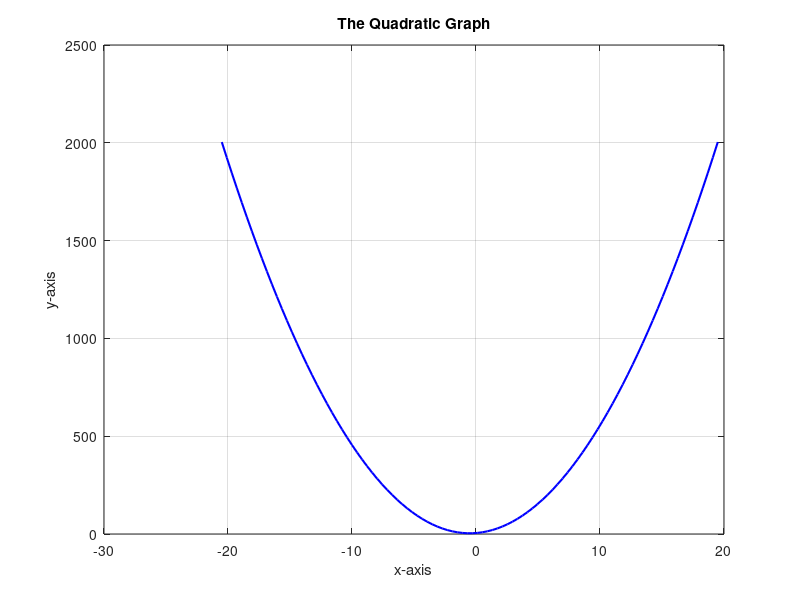

Write the MATLAB code that produced this figure. (Note: this script raises an error after producing the figure.)
clear
clc;
clf; % clears figure/graph

fprintf("Hello, this is the quadratic equation program. \n"); 
while true 
    Value_Astr = input( "The input, for A cannot be zero: ", 's'); %Takes the input
    Value_A = str2double(Value_Astr); %Then converts string to a number
     
    %Error Check
    if isempty(Value_Astr) 
        disp('input cannot be empty.');
    elseif isnan(Value_A)
        disp('This is not a number.'); 
    elseif Value_A == 0  
        disp('A must not be zero!') 
    elseif ~isreal(Value_A)
        disp('A must be a real number please!'); 
    elseif isinf(Value_A)
        disp('A must be a finate number.'); 
    else 
        break % Break, exits the loop only if the input is valid
    end

end

fprintf("A accepted: %g\n", Value_A);%g is a notation here after geti9ng the input we print the persons input for a and accept it 

%Value B input and error check
while true
    Value_Bstr = input("Input the value for B: ", 's');
    Value_B = str2double(Value_Bstr);
    
    %Error Check
    if isempty(Value_Bstr)
        disp('B cannot be empty!!');
    
    elseif isnan(Value_B)
        disp('There must be a number! Please go again');
    
    elseif ~isreal(Value_B)
        disp('B needs to be a real number');
    
    elseif isinf(Value_B)
        disp('B must be finite!'); 
    else 
        break
    end
end

fprintf("B accepted: %g\n", Value_B);

%Value C input and error check
while true
    Value_Cstr = input("Finally, input C: ", 's');
    Value_C = str2double(Value_Cstr);
    
    %Error Check
    if isempty(Value_Cstr)
        disp('C cannot be empty!');
    
    elseif isnan(Value_C)
        disp('C must be a number!');
    
    elseif ~isreal(Value_C)
        disp('C must be a real number');
    
    elseif isinf(Value_C)
        disp('C must be a finite number.'); 
    else 
        break
    end
end

fprintf("C accepted: %g\n", Value_C);

% Discriminant Equation
D = Value_B^2 - (4 *Value_A * Value_C);
fprintf("Discriminant = %.2f \n",D); %2f is in a floating point form but once diaplyed it is shown as a number at 2 decimal points.

% Roots: Quadratic equation
if D > 0
    % Calcualtes the 2 roots if they are real
    x1 = (-Value_B + sqrt(Value_B^2 - (4 * Value_A * Value_C))) / (2 * Value_A); % Quadratic formula
    x2 = (-Value_B - sqrt(Value_B^2 - (4 * Value_A * Value_C))) / (2 * Value_A);
    fprintf("2 real roots\n");
    fprintf("The 2 roots are: (%.f) and (%.2f)\n", x1, x2) % Displays 2 roots in there decimal form one at 1 decimal place other 2 decimal place

elseif D == 0
    % Calcualtes only one repeated root
    x1 = -Value_B / (2 * Value_A);                                                                                                                                                                              
    fprintf("Only 1 repated root which = (%.2f) \n",x1)

else 
    fprintf("There are no real roots.\n");
end 

%turning point equation
x_rotate = -Value_B / (2 * Value_A);
y_rotate = (Value_A * x_rotate^2 + Value_B * x_rotate + Value_C); %This is the vertex of the quadratic equation 
fprintf("The Turning point, is around: (%.1f, %.3f)\n", x_rotate, y_rotate); % It prints one of the turning poitns to 1 and the other to 3 decimal places.

% limits-axis for the Quadratic Graph
if D >= 0 % This, choses the right x limits based on the inputs x1 and x2 entered and x_rotate number when solved.   
    x_value = linspace(min(x1, x2) - 20, max(x1, x2) + 20); % Roots
else
    x_value = linspace(x_rotate - 20, x_rotate + 20); %turning point 
end 

% The same as y_rotate but for the y limits as well.
y_value = (Value_A * x_value.^2 + Value_B * x_value + Value_C);


% Plots the Quadratic graph/curve
Legend_curve = plot(x_value, y_value, 'b', 'Linewidth', 1.5); % Saves the value to help us with legend later
grid on
title('The Quadratic Graph')
xlabel('x-axis') 
ylabel('y-axis') 

% adds the x and y axes lines on graph which equal to 0 
yline(0, 'Linewidth', 2); % plots the axisas y = o and x = 0 and also chose how thick the lines will be as well.
xline(0, 'LineWidth', 2);

hold on
%plots the turning point
Legend_turn = plot(x_rotate, y_rotate, 'go', 'MarkerFaceColor', 'g'); % plots the turning point and fills the point with the colour green.

%plots the roots onto graph/figure only if they are real
if D >= 0    
    Legend_root1 = plot(x1, 0, 'co', 'MarkerFaceColor', 'c'); % I set it to value legend_root1 to help later withthe legend

if D > 0
    Legend_root2 = plot(x2, 0, 'ro', 'MarkerFaceColor', 'r');
end

end

hold off   

%Quadratic Parabola Legend 
if D > 0 % This for 2 real roots and turning point
    TPL1 = sprintf('Turning Point = (%.f, %.3f)', x_rotate, y_rotate); % Allows to put on the legend the cordinates on the roots and truning point
    Root_L1 = sprintf('Root 1 = (%.2f, 0)', x1); % root is displyed at 2 decimal places
    Root_L2 = sprintf('Root 2 = (%.2f, 0)', x2); % root is displyed at 2 decimal places
    legend([Legend_curve, Legend_turn, Legend_root1, Legend_root2],{'Quadratic Parabola', TPL1, Root_L1, Root_L2}, ...
        'Location', 'best');% This code makes the legend uses L1, L2, L3  for roots and turning point
    % and puts them in the best location based on how the quadratic graph
    % will look

elseif D == 0 % This for 1 real roots and turning point
    TPL1 = sprintf('Turning Point = (%.f, %.3f)', x_rotate, y_rotate);
    Root_L1 = sprintf('Root 1 = (%.2f, 0)', x1);
    legend([Legend_curve, Legend_turn, Legend_root1],{'Quadratic Parabola', TPL1, Root_L1}, 'Location', 'best');

else % This is just for the turning points and no real roots
    TPL1 = sprintf('Turning Point = (%.f, %.3f)', x_rotate, y_rotate);
    legend([Legend_curve, Legend_turn], {'Quadratic Parabola', TPL1},'Location', 'best'); 
end

%%Extension Task Straigh line graph
while true 
    Choice1str = input("Would you like to plot another line on the graph (y/n):", 's'); % Gives the descison if you want to cotinue on with program
   
    if isempty(Choice1str) % Error Check
        disp('The input can not be empty.');
   elseif isnumeric(Choice1str)
        disp('Input cannot be a number.');
    elseif any(strcmpi(Choice1str, {'y', 'n'})) %This checks weather the descion made was either y or n and any compres the 2 strings y and n and 
        %returns one of them true and the other false
        Choice1 = Choice1str;
        break
    else
        disp('This is a Invalid input.');
    if strcmpi(Choice1, 'y')% Checks if userer entered the leter y 
        end
    end
end

fprintf("Decision accepted: %s\n", Choice1);
    
% Gradient input
while true
    mg_1str = input("Please enter the gradient of the line: ", 's');
    mg_1 = str2double(mg_1str);
    
    if isempty(mg_1str)
        disp(' The Gradient must not be empty!'); 
    elseif isnan(mg_1)
        disp('Input has to be a number!'); 
    elseif ~isreal(mg_1)
        disp('Input must be a real number!');
    elseif isinf(mg_1)
        disp('Input has to be finite!');
    else
        break
    end
end
fprintf("Gradient accepted: %g\n", mg_1);

% Y-intercept input
while true
    Intercect_C_str = input("Please enter the Y-intercept of the line: ", 's');
    Intercect_C = str2double(Intercect_C_str);
    
    if isempty(Intercect_C_str)
        disp('The Y-intercept cannot be empty!');
    elseif isnan(Intercect_C)
        disp('Input must be a number!');
    elseif ~isreal(Intercect_C)
        disp('Input needs to be a real number!');
    elseif isinf(Intercect_C)
        disp('Input must be finite!');
    else
        break
   end
end
fprintf("Y-intercept accepted: %g\n", Intercect_C);

% Quadratic for the intersections points
input_A = Value_A; % Input A now equals Value A
input_B = (Value_B - mg_1); % Input B equals Value B - gradient
input_C = (Value_C - Intercect_C); %Input C equals value C - y intmercept

Discriminant_line = (input_B^2 - 4 * input_A * input_C); % Discriminant equation
fprintf("Discriminant of straight line = %.2f \n", Discriminant_line);

hold on;

% This Plots the intersection points
if Discriminant_line > 0
    Intercect_point1 = (-input_B + sqrt(Discriminant_line)) / (2 * input_A); %Quadratic equation formula
    Intercect_point2 = (-input_B - sqrt(Discriminant_line)) / (2 * input_A);
    fprintf("There are only 2 intersection points on the graph: %.2f and %.2f\n", Intercect_point1, Intercect_point2); %Prints 2 intersect points

    point_1 = plot(Intercect_point1, mg_1 * Intercect_point1 + Intercect_C,'mo','MarkerFaceColor','m'); %Plots the first intersect point
    point_2 = plot(Intercect_point2, mg_1 * Intercect_point2 + Intercect_C,'mo','MarkerFaceColor','m'); %Plots the 2nd intersect point
    
elseif Discriminant_line == 0
    Intercect_point1 = (-input_B + sqrt(Discriminant_line)) / (2 * input_A); %Quadratic equation formula
    fprintf("There is only 1 intersection point: %.2f\n", Intercect_point1);
    
    point_1 = plot(Intercect_point1, mg_1 * Intercect_point1 + Intercect_C,'mo','MarkerFaceColor','m'); % Intercect_point1 is (x) and 
    % mg_1 * Intercect_point1 + Intercect_C is the (y) point and it is
    % colored magenta and filled in as well
    point_2 = [];% No intersect points it is empty

else
    fprintf("There is no intersection points.\n");
    point_1 = [];% No intersect points it is empty
    point_2 = [];
end

% Limits
if Discriminant_line > 0 % 2 intersect points exist
    x_newrange = linspace(min([Intercect_point1, Intercect_point2]) - 20, max([Intercect_point1, Intercect_point2]) + 20);
    %Sets the X limits on graph and extends 20 each side

elseif Discriminant_line == 0 % 1 intersect point
    x_newrange = linspace(Intercect_point1 - 20, Intercect_point1 + 20);
    
else % 0 Intcept points exist
    x_newrange = linspace(x_rotate - 20, x_rotate + 20);
    
end

% Plot straight line   
y_line = (mg_1 * x_newrange + Intercect_C); % Straight line equation y = mx + c
legend_line = plot(x_newrange, y_line, 'y', 'LineWidth', 1); % Plots straight line colour yellow width of line 1

% Straight line Legend
TPL1 = sprintf('Turning Point = (%.f, %.3f)', x_rotate, y_rotate); % Sets turning point for every outcome for the legends regardless of the intercepts

if Discriminant_line > 0
    IL_P1 = sprintf('Intersect 1 = (%.2f, %.2f)', Intercect_point1, mg_1*Intercect_point1+Intercect_C);
    IL_P2 = sprintf('Intersect 2 = (%.2f, %.2f)', Intercect_point2, mg_1*Intercect_point2+Intercect_C);
    legend([Legend_curve, Legend_turn, legend_line, point_1, point_2], ...
        {'Quadratic Parabola', TPL1, 'Straight line', IL_P1, IL_P2}, 'Location','best');

elseif Discriminant_line == 0
   IL_P1 = sprintf('Intersect = (%.2f, %.2f)', Intercect_point1, mg_1*Intercect_point1+Intercect_C);
   legend([Legend_curve, Legend_turn, legend_line, point_1], ...
       {'Quadratic Parabola', TPL1, 'Straight line', IL_P1}, 'Location','best');

else
   legend([Legend_curve, Legend_turn, legend_line], ...
       {'Quadratic Parabola', TPL1, 'Straight line'}, 'Location','best');
end
